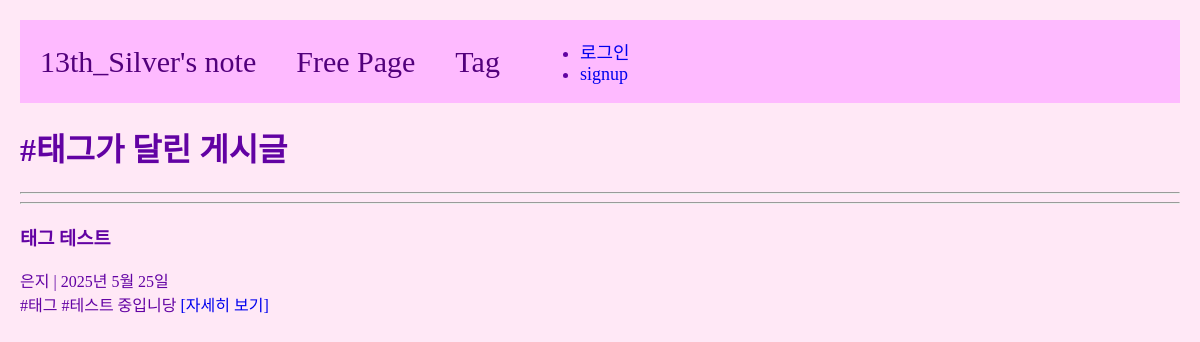
The app's page /tag-posts/1 with its own data.
### main/models.py (models this page shows, shortened)
class Tag(models.Model):
    name = models.CharField(max_length=30, null=False, blank=False)
    def __str__(self):
        return self.name

class Post(models.Model):
    title = models.CharField(max_length=50)
    writer = models.ForeignKey(User, null=False, blank=False, on_delete=models.CASCADE)
    difficulty = models.CharField(max_length=30)
    content = models.TextField()
    pub_date = models.DateField()
    image = models.ImageField(upload_to="post/", blank=True, null=True)
    tags = models.ManyToManyField(Tag, related_name='posts', blank=True)
    like = models.ManyToManyField(User, related_name='likes', blank=True)
    like_count = models.PositiveIntegerField(default=0)
    def summary(self):
        return self.content[:20]

### main/views.py (the view)
# urls.py: path('tag-posts/<int:tag_id>', views.tag_posts, name="tag-posts"),
def tag_posts(request, tag_id): #특정 태그를 가진 게시글의 목록을 볼 수 있는 페이지
    tag = get_object_or_404(Tag, id=tag_id)
    posts = tag.posts.all()
    return render(request, 'main/tag-post.html', {
        'tag' : tag,
        'posts' : posts
    })

### main/templates/main/tag-post.html
{% extends 'base.html' %}
{% load static %}
{% block content %}
<div>
    <h1>#{{tag}}가 달린 게시글</h1>
    <hr>
    <div>
    {% for p in posts %}
        <hr/>
        <h3>{{p.title}}</h3>
        {{p.writer}} | {{p.pub_date}}<br>
        {{p.summary}}
        <a href="{% url 'main:detail' p.id %}">[자세히 보기]</a>
        <br>
        {% endfor %}
    </div>
</div>
{% endblock %}

### project/templates/base.html (style rules this page uses)
a { text-decoration: none; }
.body-container { background-color: #FFE8F6; color: #6202a3; margin: 20px; }

### records on screen
Tag: name "태그"
Post: title "태그 테스트", writer "은지", pub_date "2025년 5월 25일", summary "#태그 #테스트 중입니당"
